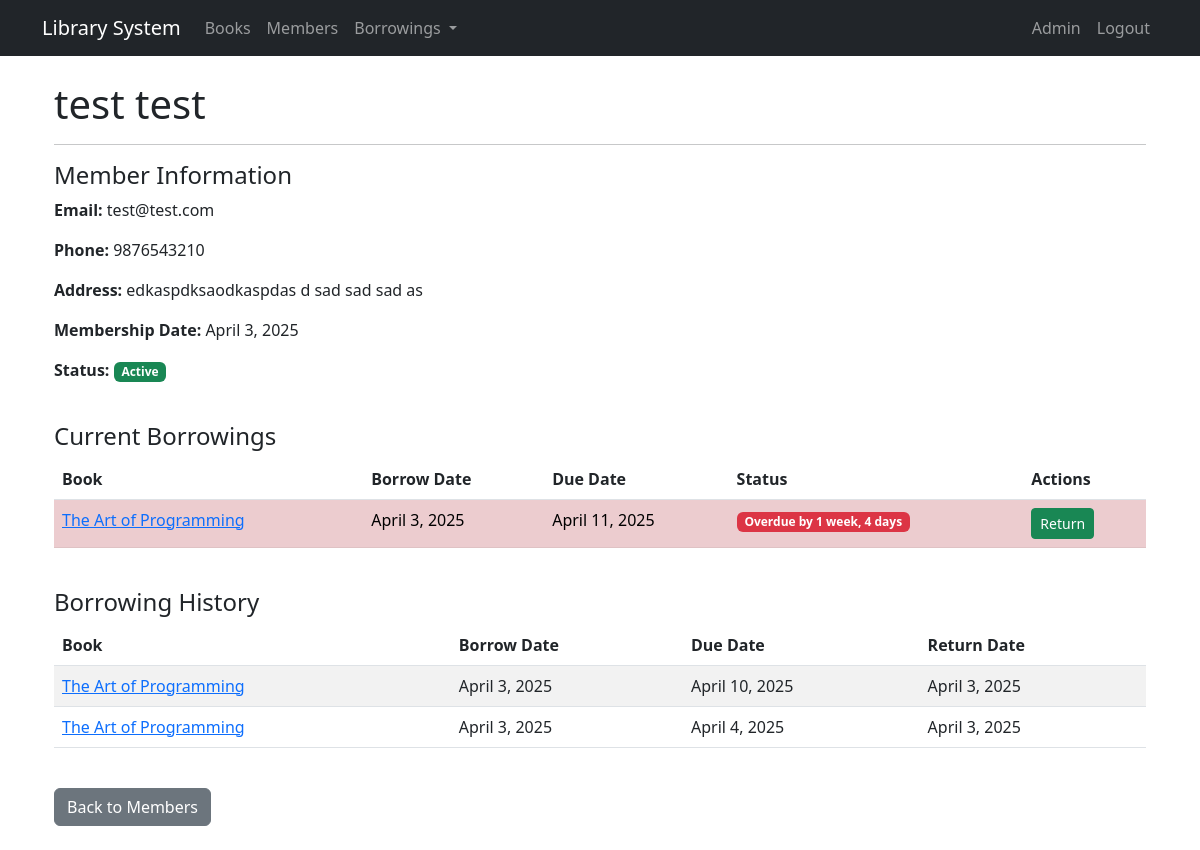
The app's page /members/1/ (signed in), older data.
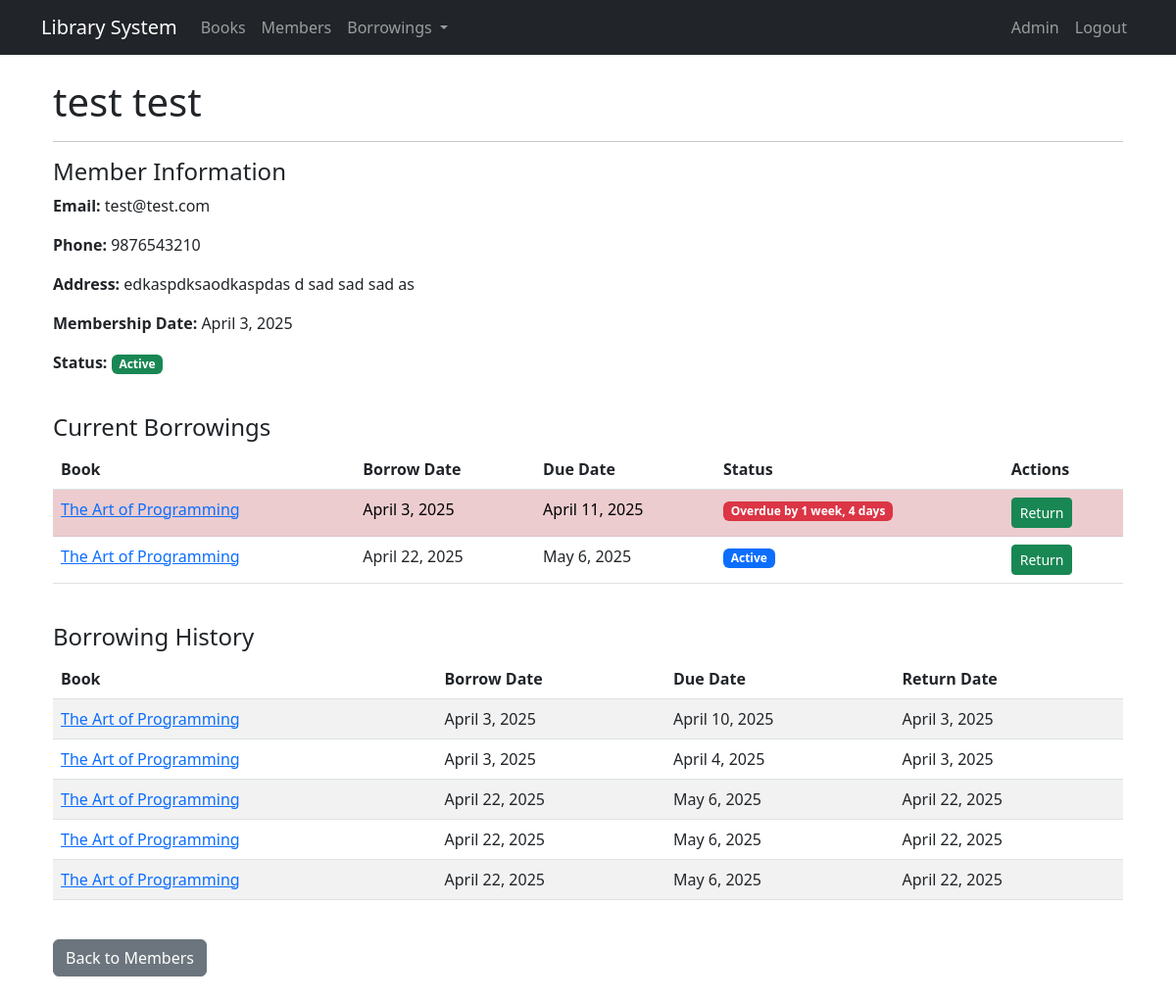
The same page, newer data.
### library/models.py (models this page shows, shortened)
class Member(models.Model):
    first_name = models.CharField(max_length=100)
    last_name = models.CharField(max_length=100)
    email = models.EmailField(unique=True)
    phone = models.CharField(max_length=15)
    address = models.TextField()
    membership_date = models.DateField(auto_now_add=True)
    is_active = models.BooleanField(default=True)

class Borrowing(models.Model):
    member = models.ForeignKey(Member, on_delete=models.CASCADE, related_name='borrowings')
    item = models.ForeignKey(Book, on_delete=models.CASCADE)
    borrow_date = models.DateField(auto_now_add=True)
    due_date = models.DateField()
    return_date = models.DateField(null=True, blank=True)
    is_returned = models.BooleanField(default=False)

class LibraryItem(models.Model):
    title = models.CharField(max_length=200)
    description = models.TextField()
    created_at = models.DateTimeField(auto_now_add=True)
    updated_at = models.DateTimeField(auto_now=True)
    is_active = models.BooleanField(default=True)

### library/views.py (the view)
# urls.py: path('members/<int:pk>/', views.MemberDetailView.as_view(), name='member_detail'),
class MemberDetailView(LoginRequiredMixin, DetailView):
    model = Member
    template_name = 'library/member_detail.html'
    context_object_name = 'member'
    def get_context_data(self, **kwargs):
        context = super().get_context_data(**kwargs)
        context['borrowings'] = self.object.borrowings.filter(is_returned=False)
        context['history'] = self.object.borrowings.filter(is_returned=True)
        context['today'] = timezone.now().date()
        return context

### templates/library/member_detail.html (shortened to what this page needs)
{% extends 'base.html' %}
{% block content %}
<div class="container mt-4">
    <h1>{{ member.first_name }} {{ member.last_name }}</h1>
    <hr>
    <div class="row">
        <div class="col-md-6">
            <h4>Member Information</h4>
            <p><strong>Email:</strong> {{ member.email }}</p>
            <p><strong>Phone:</strong> {{ member.phone }}</p>
            <p><strong>Address:</strong> {{ member.address }}</p>
            <p><strong>Membership Date:</strong> {{ member.membership_date }}</p>
            <p><strong>Status:</strong>
                {% if member.is_active %}
                    <span class="badge bg-success">Active</span>
                {% else %}
                    <span class="badge bg-secondary">Inactive</span>
                {% endif %}
            </p>
        </div>
    </div>
    <div class="mt-4">
        <h4>Current Borrowings</h4>
        {% if borrowings %}
            <div class="table-responsive">
                <table class="table table-striped table-hover">
                    <thead>
                        <tr>
                            <th>Book</th>
                            <th>Borrow Date</th>
                            <th>Due Date</th>
                            <th>Status</th>
                            <th>Actions</th>
                        </tr>
                    </thead>
                    <tbody>
                        {% for borrowing in borrowings %}
                            <tr {% if borrowing.due_date < today %}class="table-danger"{% endif %}>
                                <td>
                                    <a href="{% url 'library:book_detail' borrowing.item.id %}">
                                        {{ borrowing.item.title }}
                                    </a>
                                </td>
                                <td>{{ borrowing.borrow_date }}</td>
                                <td>{{ borrowing.due_date }}</td>
                                <td>
                                    {% if borrowing.due_date < today %}
                                        <span class="badge bg-danger">Overdue by {{ borrowing.due_date|timesince:today }}</span>
                                    {% else %}
                                        <span class="badge bg-primary">Active</span>
                                    {% endif %}
                                </td>
                                <td>
                                    <form method="post" action="{% url 'library:return_item' borrowing.id %}" class="d-inline">
                                        <button type="submit" class="btn btn-sm btn-success">Return</button>
                                    </form>
                                </td>
                            </tr>
                        {% endfor %}
                    </tbody>
                </table>
            </div>
        {% else %}
            <div class="alert alert-info">
                No active borrowings.
            </div>
        {% endif %}
    </div>
    <div class="mt-4">
        <h4>Borrowing History</h4>
        {% if history %}
            <div class="table-responsive">
                <table class="table table-striped table-hover">
                    <thead>
                        <tr>
                            <th>Book</th>
                            <th>Borrow Date</th>
                            <th>Due Date</th>
                            <th>Return Date</th>
                        </tr>
                    </thead>
                    <tbody>
                        {% for borrowing in history %}
                            <tr>
                                <td>
                                    <a href="{% url 'library:book_detail' borrowing.item.id %}">
                                        {{ borrowing.item.title }}
                                    </a>
                                </td>
                                <td>{{ borrowing.borrow_date }}</td>
                                <td>{{ borrowing.due_date }}</td>
                                <td>{{ borrowing.return_date }}</td>
                            </tr>
                        {% endfor %}
                    </tbody>
                </table>
            </div>
        {% else %}
            <div class="alert alert-info">
                No borrowing history.
            </div>
        {% endif %}
    </div>
    <div class="mt-4">
        <a href="{% url 'library:member_list' %}" class="btn btn-secondary">Back to Members</a>
    </div>
</div>
{% endblock %}

### templates/base.html (shortened to what this page needs)
<!DOCTYPE html>
<html lang="en">
<head>
    <link href="https://cdn.jsdelivr.net/npm/bootstrap@5.3.0/dist/css/bootstrap.min.css" rel="stylesheet">
</head>
<body>
    <nav class="navbar navbar-expand-lg navbar-dark bg-dark">
        <div class="container">
            <a class="navbar-brand" href="{% url 'library:home' %}">Library System</a>
            <div class="collapse navbar-collapse" id="navbarNav">
                <ul class="navbar-nav me-auto">
                    <li class="nav-item">
                        <a class="nav-link" href="{% url 'library:book_list' %}">Books</a>
                    </li>
                    {% if user.is_authenticated %}
                        <li class="nav-item">
                            <a class="nav-link" href="{% url 'library:member_list' %}">Members</a>
                        </li>
                        <li class="nav-item dropdown">
                            <a class="nav-link dropdown-toggle" href="#" role="button" data-bs-toggle="dropdown">
                                Borrowings
                            </a>
                        </li>
                    {% endif %}
                </ul>
                <ul class="navbar-nav">
                    {% if user.is_authenticated %}
                        <li class="nav-item">
                            <a class="nav-link" href="{% url 'admin:index' %}">Admin</a>
                        </li>
                        <li class="nav-item">
                            <form method="post" action="{% url 'logout' %}">
                                <button type="submit" class="btn nav-link">Logout</button>
                            </form>
                        </li>
                    {% else %}
                        <li class="nav-item">
                            <a class="nav-link" href="{% url 'login' %}">Login</a>
                        </li>
                    {% endif %}
                </ul>
            </div>
        </div>
    </nav>
    <main class="container my-4">
        {% block content %}{% endblock %}
    </main>
</body>
</html>

Row changes from the older to the newer data that the page shows:
added Borrowing: item "The Art of Programming", borrow_date "April 22, 2025", due_date "May 6, 2025", shows "Active", shown under "Current Borrowings"
added Borrowing: item "The Art of Programming", borrow_date "April 22, 2025", due_date "May 6, 2025", return_date "April 22, 2025", shown under "Borrowing History"
added Borrowing: item "The Art of Programming", borrow_date "April 22, 2025", due_date "May 6, 2025", return_date "April 22, 2025", shown under "Borrowing History"
added Borrowing: item "The Art of Programming", borrow_date "April 22, 2025", due_date "May 6, 2025", return_date "April 22, 2025", shown under "Borrowing History"
